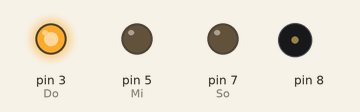
Recording of a sketch running on a simulated Arduino Uno, built with avr-gcc and run on an emulated ATmega328P. On the bench: output pins drawn as LEDs (lit = HIGH), buzzer (waves = sounding).

Above: at 0.6 s.
At 1.1 s:
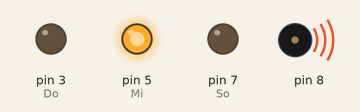
At 1.6 s:
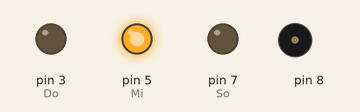
At 2.1 s:
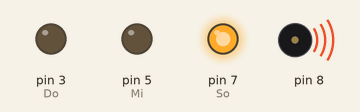
At 3.1 s:
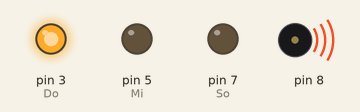
At 5.6 s:
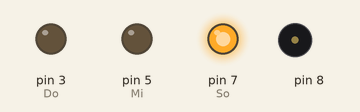
Timing chart, 0 to 6.9 s (numbered marks = the images above):
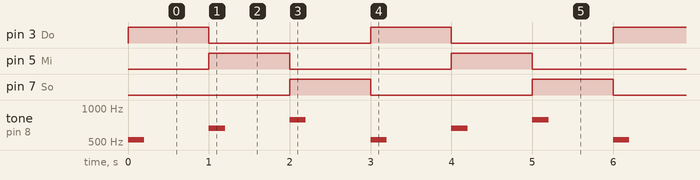

The sketch:

week03_4_pin3_pin5_pin7_digitalWrite_HIGH_LOW.ino
```cpp
//week03_4_pin3_pin5_pin7_digitalWrite_HIGH_LOW
void setup() {
  // put your setup code here, to run once:
  pinMode(3, OUTPUT); //Do
  pinMode(5, OUTPUT); //Mi
  pinMode(7, OUTPUT); //So
  pinMode(8, OUTPUT); //8~8~8~ 叭叭叭
}

void loop() {
  digitalWrite(3,HIGH);
  // put your main code here, to run repeatedly:
  tone(8, 523, 200); //Do
  delay(1000);
  digitalWrite(3,LOW);

  digitalWrite(5,HIGH);
  // put your main code here, to run repeatedly:
  tone(8, 659, 200); //MI
  delay(1000);
  digitalWrite(5,LOW);

  digitalWrite(7,HIGH);
  // put your main code here, to run repeatedly:
  tone(8, 784, 200);  //So
  delay(1000);
  digitalWrite(7,LOW);
}
```

Measured:
- by itself, pin 3 (Do), pin 5 (Mi), pin 7 (So): alternates HIGH for 1.0 s and LOW for 2.0 s
- by itself, tone on pin 8: repeats every 3.0 s: silent 0.80 s, 659 Hz 0.20 s, silent 0.80 s, 784 Hz 0.20 s, silent 0.80 s, 523 Hz 0.20 s
